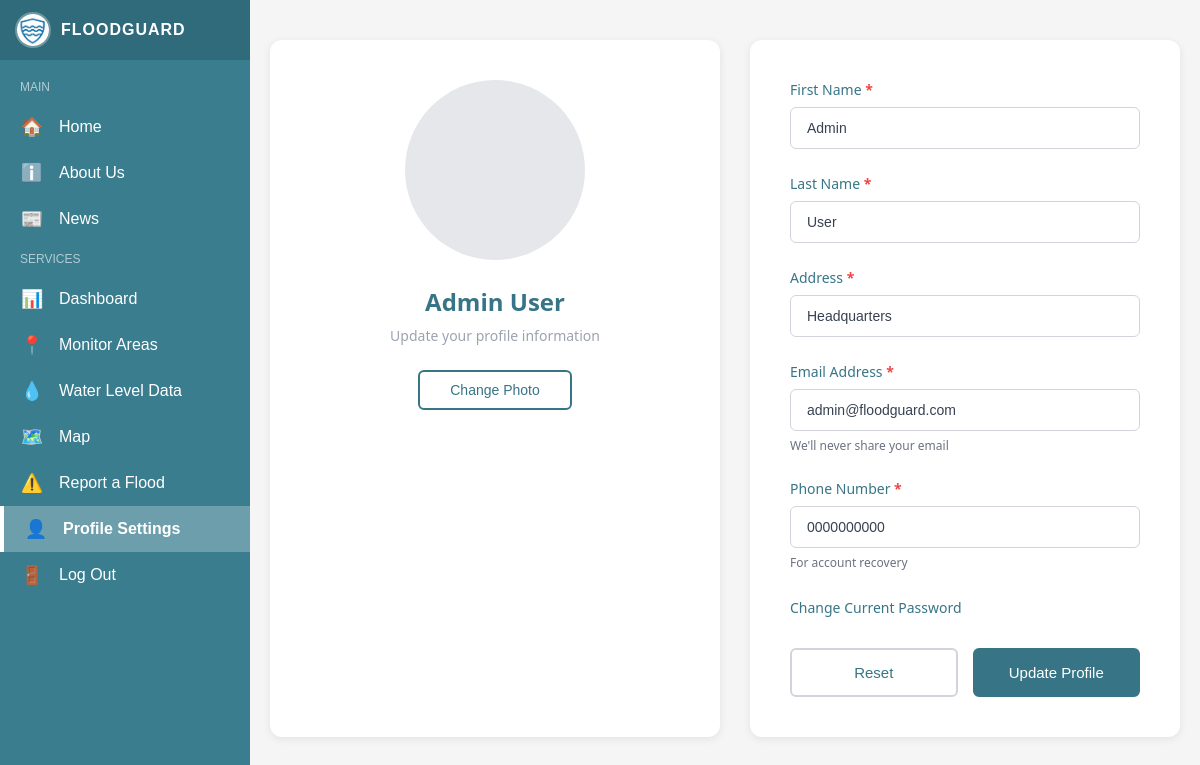
The page /views/user-profile-settings.php (signed in) on the database its author committed.
### tables this page shows
CREATE TABLE `users` (
  `id` int(10) UNSIGNED NOT NULL AUTO_INCREMENT,
  `first_name` varchar(100) NOT NULL,
  `last_name` varchar(100) NOT NULL,
  `email` varchar(255) NOT NULL,
  `phone` varchar(20) NOT NULL,
  `address` varchar(255) NOT NULL,
  `password_hash` varchar(255) NOT NULL,
  `profile_photo` varchar(255) DEFAULT NULL,
  `role` enum('user','admin') NOT NULL DEFAULT 'user',
  `created_at` timestamp NOT NULL DEFAULT current_timestamp(),
  PRIMARY KEY (`id`),
  UNIQUE KEY `email` (`email`)
);

### controllers/profile-settings-controller.php (called while the page is built, shortened)
<?php
require_once __DIR__ . '/../config/config.php';
require_once __DIR__ . '/../models/user.php';
$userId = $_SESSION['user_id'];
$userFromDb = get_user_by_id($conn, $userId);
$userData = [
    'id' => $userFromDb['id'],
    'first_name' => $userFromDb['first_name'],
    'last_name' => $userFromDb['last_name'],
    'email' => $userFromDb['email'],
    'phone' => $userFromDb['phone'],
    'address' => $userFromDb['address'],
    'profile_photo' => $userFromDb['profile_photo'] ?? '../assets/images/placeholder-profile.png',
    'created_at' => $userFromDb['created_at']
];
?>

### models/user.php (called while the page is built, shortened)
<?php
function get_user_by_id($conn, $user_id) {
    $user_id = intval($user_id);
    $query = "SELECT id, first_name, last_name, email, phone, address, profile_photo, role, created_at FROM users WHERE id = $user_id LIMIT 1";
    $result = $conn->query($query);
    if ($result && $result->num_rows > 0) {
        return $result->fetch_assoc();
    }
    return false;
}
?>

### views/user-profile-settings.php (the view, shortened to what this page needs)
<?php
include '../controllers/profile-settings-controller.php';
?>
<!DOCTYPE html>
<html lang="en">
<head>
    <link rel="stylesheet" href="../assets/css/userprofilesettings.css">
</head>
<body>
<?php include 'include/user-sidebar.php'; ?>
<main class="profile-page">
    <div class="container">
        <div class="profile-layout">
            <div class="profile-photo-section">
                <div class="photo-container">
                    <div class="profile-photo" id="photoPreview">
                        <?php if (!empty($userData['profile_photo']) && $userData['profile_photo'] !== '../assets/images/placeholder-profile.png'): ?>
                            <img src="<?= htmlspecialchars($userData['profile_photo']) ?>" alt="Profile Photo" id="photoImg">
                        <?php else: ?>
                            <div class="photo-placeholder">
                            </div>
                        <?php endif; ?>
                    </div>
                    <h2 class="profile-name"><?= htmlspecialchars($userData['first_name'] . ' ' . $userData['last_name']) ?></h2>
                    <p class="profile-subtitle">Update your profile information</p>
                    <button type="button" class="change-photo-btn" id="changePhotoBtn">Change Photo</button>
                </div>
            </div>
            <div class="profile-form-section">
                <form class="profile-form" method="POST" action="../controllers/update-profile.php" enctype="multipart/form-data">
                    <div class="form-group">
                        <label for="first_name" class="form-label">First Name <span class="required">*</span></label>
                        <input
                            type="text"
                            id="first_name"
                            name="first_name"
                            class="form-input"
                            value="<?= htmlspecialchars($userData['first_name']) ?>"
                            required
                        >
                    </div>
                    <div class="form-group">
                        <label for="last_name" class="form-label">Last Name <span class="required">*</span></label>
                        <input
                            type="text"
                            id="last_name"
                            name="last_name"
                            class="form-input"
                            value="<?= htmlspecialchars($userData['last_name']) ?>"
                            required
                        >
                    </div>
                    <div class="form-group">
                        <label for="address" class="form-label">Address <span class="required">*</span></label>
                        <input
                            type="text"
                            id="address"
                            name="address"
                            class="form-input"
                            value="<?= htmlspecialchars($userData['address']) ?>"
                            required
                        >
                    </div>
                    <div class="form-group">
                        <label for="email" class="form-label">Email Address <span class="required">*</span></label>
                        <input
                            type="email"
                            id="email"
                            name="email"
                            class="form-input"
                            value="<?= htmlspecialchars($userData['email']) ?>"
                            required
                        >
                        <p class="form-note">We'll never share your email</p>
                    </div>
                    <div class="form-group">
                        <label for="phone" class="form-label">Phone Number <span class="required">*</span></label>
                        <input
                            type="tel"
                            id="phone"
                            name="phone"
                            class="form-input"
                            value="<?= htmlspecialchars($userData['phone']) ?>"
                            placeholder="09xxxxxxxxx"
                            required
                        >
                        <p class="form-note">For account recovery</p>
                    </div>
                    <div class="form-group">
                        <a href="#" class="change-password-link" id="changePasswordLink">Change Current Password</a>
                    </div>
                    <div class="form-actions">
                        <button type="button" id="resetBtn" class="btn btn-reset">Reset</button>
                        <button type="submit" class="btn btn-primary">Update Profile</button>
                    </div>
                </form>
            </div>
        </div>
    </div>
</main>
</body>
</html>

### assets/css/userprofilesettings.css (style rules this page uses)
* { margin: 0; padding: 0; box-sizing: border-box; }
body { font-family: system-ui, -apple-system, BlinkMacSystemFont, 'Segoe UI', Roboto, Oxygen, Ubuntu, Cantarell, 'Open Sans', 'Helvetica Neue', sans-serif; background-color: #f5f5f5; }
.profile-page { padding: 40px 20px; min-height: 600px; }
.container { max-width: 1200px; margin: 0 auto; }
.profile-layout { display: grid; grid-template-columns: 450px 1fr; gap: 30px; }
.profile-photo-section { background: white; border-radius: 12px; padding: 40px; box-shadow: 0 2px 8px rgba(0, 0, 0, 0.08); text-align: center; }
.photo-container { display: flex; flex-direction: column; align-items: center; }
.profile-photo { width: 180px; height: 180px; margin-bottom: 25px; }
.photo-placeholder { width: 100%; height: 100%; background-color: #e5e7eb; border-radius: 50%; }
.profile-name { font-size: 24px; font-weight: 600; color: #377586; margin-bottom: 8px; }
.profile-subtitle { font-size: 14px; color: #9ca3af; margin-bottom: 25px; }
.change-photo-btn { padding: 10px 30px; background: white; color: #377586; border: 2px solid #377586; border-radius: 6px; font-size: 14px; font-weight: 500; cursor: pointer; transition: all 0.3s; }
.profile-form-section { background: white; border-radius: 12px; padding: 40px; box-shadow: 0 2px 8px rgba(0, 0, 0, 0.08); }
.profile-form { max-width: 600px; }
.form-group { margin-bottom: 25px; }
.form-label { display: block; font-size: 14px; color: #377586; font-weight: 500; margin-bottom: 8px; }
.required { color: #ef4444; font-weight: 600; }
.form-input { width: 100%; padding: 12px 16px; font-size: 14px; color: #374151; background: white; border: 1px solid #d1d5db; border-radius: 6px; transition: all 0.3s; }
.form-input::placeholder { color: #9ca3af; }
.form-note { font-size: 12px; color: #6b7280; margin-top: 6px; }
.change-password-link { display: inline-block; font-size: 14px; color: #377586; font-weight: 500; text-decoration: none; cursor: pointer; }
.form-actions { display: flex; gap: 15px; margin-top: 30px; }
.btn { flex: 1; padding: 14px 30px; font-size: 15px; font-weight: 500; border-radius: 6px; cursor: pointer; transition: all 0.3s; border: none; }
.btn-reset { background: white; color: #377586; border: 2px solid #d1d5db; }
.btn-primary { background: #377586; color: white; border: 2px solid #377586; }

### assets/css/sidebar.css (style rules this page uses)
main { margin-left: 250px; transition: margin-left 0.3s ease; }

### rows shown on the page
users: first_name+last_name "Admin User", first_name "Admin", last_name "User", address "Headquarters", email "admin@floodguard.com", phone "0000000000"
